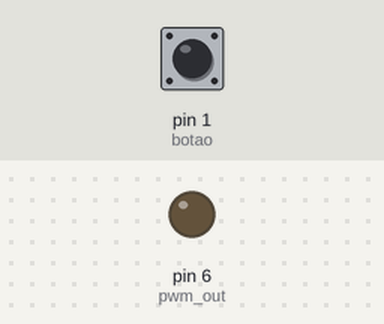
A sketch run on a simulated Arduino Uno, built with avr-gcc and run on an emulated ATmega328P. Parts: output pins drawn as LEDs (lit = HIGH). The test bench sets the inputs (shaded band); at power-on: pin 1 (botao) HIGH.

Above: at 5.0 s.
5.1 s: pin 1 (botao) pulled LOW for 0.15 s
At 5.17 s:
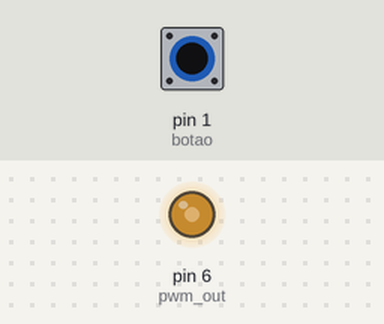
6.7 s: pin 1 (botao) pulled LOW for 3.2 s
At 10.6 s:
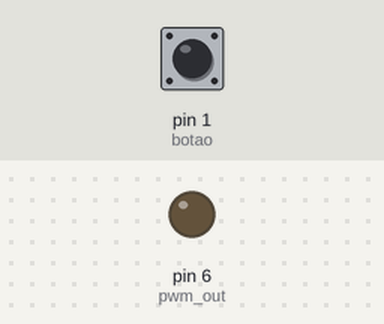
Timing chart, 0 to 12.1 s (numbered marks = the images above; inputs shaded):
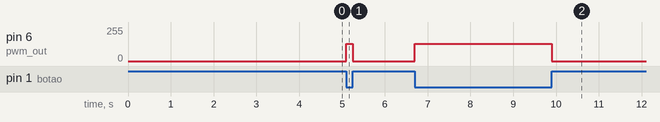

Measured:
- after the input at 5.1 s, pin 6 (pwm_out): 0/255 → 128/255 at once, → 0/255 0.15 s later
- after the input at 6.7 s, pin 6 (pwm_out): 0/255 → 128/255 at once, → 0/255 3.2 s later

The sketch:

Exercicio_1.ino
```cpp
#define pwm_out PD6
#define botao PD1
unsigned int Ton = 128; // 50% de 255 (meio ciclo ativo)

ISR(PCINT2_vect){
  if((!(PIND & (1<<botao)))){ // se o botão estiver pressionado
    OCR0A = Ton;              // define o duty cycle do PWM para 50% (LED meio brilho)
  }
  else{
    OCR0A = 0;                // botão solto: LED apaga (0% de duty cycle)
  }
}

int main(){
  DDRD |= (1<<pwm_out);        // configura PD6 como saída (LED)
  PORTD |= (1<<botao);         // ativa resistor de pull-up interno no botão (entrada em PD1)

  PCICR |= (1<<PCIE2);         // habilita interrupções por mudança nos pinos do PORTD
  PCMSK2 |= (1<<PCINT17);      // habilita interrupção especificamente no pino PD1

  TCCR0A |= (1<<COM0A1);       // conecta o sinal PWM ao pino OC0A (PD6)
  TCCR0A |= (1<<WGM01) | (1<<WGM00); // configura o timer em modo FAST PWM
  TCCR0B |= (1<<CS01);         // configura prescaler do timer (divisor de clock por 8)

  OCR0A = 0;                   // inicia com o LED apagado (0% de duty cycle)

  sei();                       // habilita interrupções globais

  while(1){
    // loop principal vazio, controle feito via interrupção
  }
}
```
